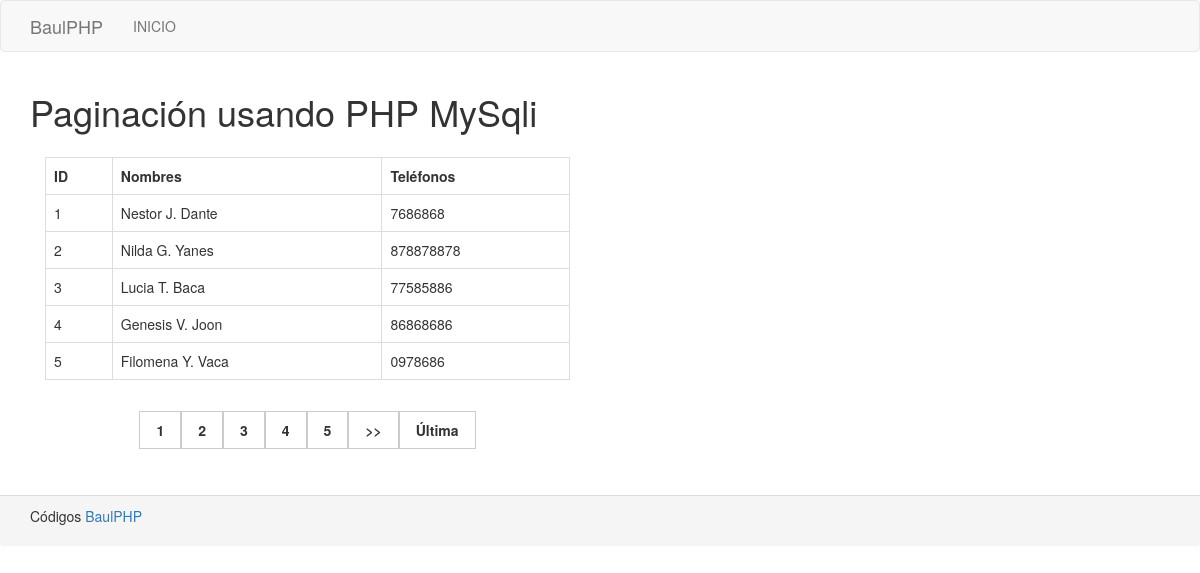
The page /documentacion/paginacion/pagina.php on the database its author committed.
### tables this page shows
CREATE TABLE `alumnos` (
  `alumno_id` int(11) NOT NULL,
  `nombres` varchar(250) DEFAULT NULL,
  `telefonos` varchar(20) DEFAULT NULL
);

### documentacion/paginacion/pagina.php (the view, shortened to what this page needs)
<!DOCTYPE html>
<html>
<head>
<link rel="stylesheet" type="text/css" href="bootstrap/css/bootstrap.min.css">
</head>
<body>
<nav class="navbar navbar-default">
  <div class="container">
    <div class="navbar-header">
      <a class="navbar-brand" href="./">BaulPHP</a> </div>
    <div class="collapse navbar-collapse" id="bs-example-navbar-collapse-1">
      <ul class="nav navbar-nav">
        <li ><a href="./">INICIO <span class="sr-only">(current)</span></a></li>
      </ul>
    </div>
  </div>
</nav>
<div class="container">
  <div class="row">
    <div class="col-md-12">
      <h1>Paginación usando PHP MySqli</h1>
    </div>
  </div>
  <div class="row">
    <div class="col-md-6">
<div class="panel-body">
<?php
$conexion = mysqli_connect("localhost", "root", "", "php_paginacion");
$record_per_page = 5;
$pagina = '';
if (isset($_GET["pagina"])) {
    $pagina = $_GET["pagina"];
}
else {
     $pagina = 1;
 }
$start_from = ($pagina - 1) * $record_per_page ;
$query = "SELECT * FROM alumnos order by alumno_id DESC LIMIT $start_from, $record_per_page";
$result = mysqli_query($conexion, $query);
?>
<div class="table-responsive">
    <table class="table table-bordered">
     <tr>
      <th>ID</th>
      <th>Nombres</th>
      <th>Teléfonos</th>
     </tr>
     <?php
     $number=0;
     while ($row = mysqli_fetch_array($result)) {
         $number++; ?>
     <tr>
      <td><?php echo $number; ?></td>
      <td><?php echo $row["nombres"]; ?></td>
      <td><?php echo $row["telefonos"]; ?></td>
     </tr>
     <?php
     }
     ?>
    </table>
     <div align="center">
    <br />
    <?php
    $page_query = "SELECT * FROM alumnos ORDER BY alumno_id DESC";
    $page_result = mysqli_query($conexion, $page_query);
    $total_records = mysqli_num_rows($page_result);
    $total_pages = ceil($total_records/$record_per_page);
    $start_loop = $pagina;
    $end_loop = $start_loop + 4;
    for ($i=$start_loop; $i<=$end_loop; $i++) {
        echo "<a class='pagina' href='pagina.php?pagina=".$i."'>".$i."</a>";
    }
    if ($pagina <= $end_loop) {
        echo "<a class='pagina' href='pagina.php?pagina=".($pagina + 1)."'>>></a>";
        echo "<a class='pagina' href='pagina.php?pagina=".$total_pages."'>Última</a>";
    }
    ?>
    </div>
    <br /><br />
 </div>
</div>
</div>
  </div>
</div>
<div class="panel-footer">
  <div class="container">
    <p>Códigos <a href="https://www.baulphp.com/" target="_blank">BaulPHP</a></p>
  </div>
</div>
</body>
</html>

### documentacion/paginacion/pagina.php (style rules this page uses)
.pagina { padding:8px 16px; border:1px solid #ccc; color:#333; font-weight:bold; }

### rows shown on the page
alumnos: nombres "Nestor J. Dante", telefonos "7686868"
alumnos: nombres "Nilda G. Yanes", telefonos "878878878"
alumnos: nombres "Lucia T. Baca", telefonos "77585886"
alumnos: nombres "Genesis V. Joon", telefonos "86868686"
alumnos: nombres "Filomena Y. Vaca", telefonos "0978686"
